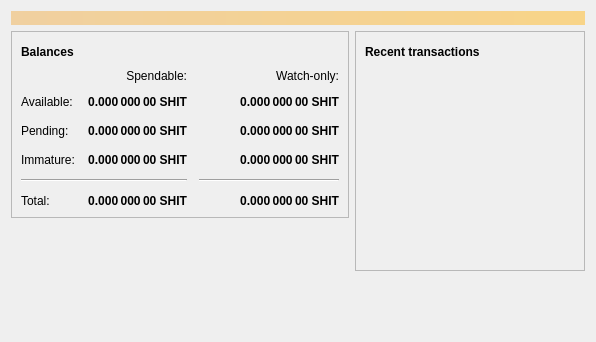
<?xml version="1.0" encoding="UTF-8"?>
<ui version="4.0">
 <class>OverviewPage</class>
 <widget class="QWidget" name="OverviewPage">
  <property name="geometry">
   <rect>
    <x>0</x>
    <y>0</y>
    <width>596</width>
    <height>342</height>
   </rect>
  </property>
  <property name="windowTitle">
   <string>Form</string>
  </property>
  <layout class="QVBoxLayout" name="topLayout">
   <item>
    <widget class="QLabel" name="labelAlerts">
     <property name="visible">
      <bool>false</bool>
     </property>
     <property name="styleSheet">
      <string notr="true">QLabel { background-color: qlineargradient(x1: 0, y1: 0, x2: 1, y2: 0, stop:0 #F0D0A0, stop:1 #F8D488); color:#000000; }</string>
     </property>
     <property name="wordWrap">
      <bool>true</bool>
     </property>
     <property name="margin">
      <number>3</number>
     </property>
     <property name="textInteractionFlags">
      <set>Qt::TextSelectableByMouse</set>
     </property>
    </widget>
   </item>
   <item>
    <layout class="QHBoxLayout" name="horizontalLayout" stretch="1,1">
     <item>
      <layout class="QVBoxLayout" name="verticalLayout_2">
       <item>
        <widget class="QFrame" name="frame">
         <property name="frameShape">
          <enum>QFrame::StyledPanel</enum>
         </property>
         <property name="frameShadow">
          <enum>QFrame::Raised</enum>
         </property>
         <layout class="QVBoxLayout" name="verticalLayout_4">
          <item>
           <layout class="QHBoxLayout" name="horizontalLayout_4">
            <item>
             <widget class="QLabel" name="label_5">
              <property name="font">
               <font>
                <weight>75</weight>
                <bold>true</bold>
               </font>
              </property>
              <property name="text">
               <string>Balances</string>
              </property>
             </widget>
            </item>
            <item>
             <widget class="QPushButton" name="labelWalletStatus">
              <property name="enabled">
               <bool>true</bool>
              </property>
              <property name="maximumSize">
               <size>
                <width>30</width>
                <height>16777215</height>
               </size>
              </property>
              <property name="toolTip">
               <string>The displayed information may be out of date. Your wallet automatically synchronizes with the Shitcoin network after a connection is established, but this process has not completed yet.</string>
              </property>
              <property name="text">
               <string/>
              </property>
              <property name="icon">
               <iconset resource="../shitcoin.qrc">
                <normaloff>:/icons/warning</normaloff>
                <disabledoff>:/icons/warning</disabledoff>:/icons/warning</iconset>
              </property>
              <property name="iconSize">
               <size>
                <width>24</width>
                <height>24</height>
               </size>
              </property>
              <property name="flat">
               <bool>true</bool>
              </property>
             </widget>
            </item>
            <item>
             <spacer name="horizontalSpacer_3">
              <property name="orientation">
               <enum>Qt::Horizontal</enum>
              </property>
              <property name="sizeHint" stdset="0">
               <size>
                <width>40</width>
                <height>20</height>
               </size>
              </property>
             </spacer>
            </item>
           </layout>
          </item>
          <item>
           <layout class="QGridLayout" name="gridLayout">
            <property name="spacing">
             <number>12</number>
            </property>
            <item row="2" column="2">
             <widget class="QLabel" name="labelWatchPending">
              <property name="font">
               <font>
                <weight>75</weight>
                <bold>true</bold>
               </font>
              </property>
              <property name="cursor">
               <cursorShape>IBeamCursor</cursorShape>
              </property>
              <property name="toolTip">
               <string>Unconfirmed transactions to watch-only addresses</string>
              </property>
              <property name="text">
               <string notr="true">0.000 000 00 SHIT</string>
              </property>
              <property name="alignment">
               <set>Qt::AlignRight|Qt::AlignTrailing|Qt::AlignVCenter</set>
              </property>
              <property name="textInteractionFlags">
               <set>Qt::LinksAccessibleByMouse|Qt::TextSelectableByKeyboard|Qt::TextSelectableByMouse</set>
              </property>
             </widget>
            </item>
            <item row="2" column="1">
             <widget class="QLabel" name="labelUnconfirmed">
              <property name="font">
               <font>
                <weight>75</weight>
                <bold>true</bold>
               </font>
              </property>
              <property name="cursor">
               <cursorShape>IBeamCursor</cursorShape>
              </property>
              <property name="toolTip">
               <string>Total of transactions that have yet to be confirmed, and do not yet count toward the spendable balance</string>
              </property>
              <property name="text">
               <string notr="true">0.000 000 00 SHIT</string>
              </property>
              <property name="alignment">
               <set>Qt::AlignRight|Qt::AlignTrailing|Qt::AlignVCenter</set>
              </property>
              <property name="textInteractionFlags">
               <set>Qt::LinksAccessibleByMouse|Qt::TextSelectableByKeyboard|Qt::TextSelectableByMouse</set>
              </property>
             </widget>
            </item>
            <item row="3" column="2">
             <widget class="QLabel" name="labelWatchImmature">
              <property name="font">
               <font>
                <weight>75</weight>
                <bold>true</bold>
               </font>
              </property>
              <property name="cursor">
               <cursorShape>IBeamCursor</cursorShape>
              </property>
              <property name="toolTip">
               <string>Mined balance in watch-only addresses that has not yet matured</string>
              </property>
              <property name="text">
               <string notr="true">0.000 000 00 SHIT</string>
              </property>
              <property name="alignment">
               <set>Qt::AlignRight|Qt::AlignTrailing|Qt::AlignVCenter</set>
              </property>
              <property name="textInteractionFlags">
               <set>Qt::LinksAccessibleByMouse|Qt::TextSelectableByKeyboard|Qt::TextSelectableByMouse</set>
              </property>
             </widget>
            </item>
            <item row="4" column="0" colspan="2">
             <widget class="Line" name="line">
              <property name="orientation">
               <enum>Qt::Horizontal</enum>
              </property>
             </widget>
            </item>
            <item row="4" column="2">
             <widget class="Line" name="lineWatchBalance">
              <property name="sizePolicy">
               <sizepolicy hsizetype="Preferred" vsizetype="Fixed">
                <horstretch>0</horstretch>
                <verstretch>0</verstretch>
               </sizepolicy>
              </property>
              <property name="minimumSize">
               <size>
                <width>140</width>
                <height>0</height>
               </size>
              </property>
              <property name="orientation">
               <enum>Qt::Horizontal</enum>
              </property>
             </widget>
            </item>
            <item row="5" column="0">
             <widget class="QLabel" name="labelTotalText">
              <property name="text">
               <string>Total:</string>
              </property>
             </widget>
            </item>
            <item row="3" column="1">
             <widget class="QLabel" name="labelImmature">
              <property name="font">
               <font>
                <weight>75</weight>
                <bold>true</bold>
               </font>
              </property>
              <property name="cursor">
               <cursorShape>IBeamCursor</cursorShape>
              </property>
              <property name="toolTip">
               <string>Mined balance that has not yet matured</string>
              </property>
              <property name="text">
               <string notr="true">0.000 000 00 SHIT</string>
              </property>
              <property name="alignment">
               <set>Qt::AlignRight|Qt::AlignTrailing|Qt::AlignVCenter</set>
              </property>
              <property name="textInteractionFlags">
               <set>Qt::LinksAccessibleByMouse|Qt::TextSelectableByKeyboard|Qt::TextSelectableByMouse</set>
              </property>
             </widget>
            </item>
            <item row="2" column="3">
             <spacer name="horizontalSpacer_2">
              <property name="orientation">
               <enum>Qt::Horizontal</enum>
              </property>
              <property name="sizeHint" stdset="0">
               <size>
                <width>40</width>
                <height>20</height>
               </size>
              </property>
             </spacer>
            </item>
            <item row="3" column="0">
             <widget class="QLabel" name="labelImmatureText">
              <property name="text">
               <string>Immature:</string>
              </property>
             </widget>
            </item>
            <item row="5" column="1">
             <widget class="QLabel" name="labelTotal">
              <property name="font">
               <font>
                <weight>75</weight>
                <bold>true</bold>
               </font>
              </property>
              <property name="cursor">
               <cursorShape>IBeamCursor</cursorShape>
              </property>
              <property name="toolTip">
               <string>Your current total balance</string>
              </property>
              <property name="text">
               <string notr="true">0.000 000 00 SHIT</string>
              </property>
              <property name="alignment">
               <set>Qt::AlignRight|Qt::AlignTrailing|Qt::AlignVCenter</set>
              </property>
              <property name="textInteractionFlags">
               <set>Qt::LinksAccessibleByMouse|Qt::TextSelectableByKeyboard|Qt::TextSelectableByMouse</set>
              </property>
             </widget>
            </item>
            <item row="5" column="2">
             <widget class="QLabel" name="labelWatchTotal">
              <property name="font">
               <font>
                <weight>75</weight>
                <bold>true</bold>
               </font>
              </property>
              <property name="cursor">
               <cursorShape>IBeamCursor</cursorShape>
              </property>
              <property name="toolTip">
               <string>Current total balance in watch-only addresses</string>
              </property>
              <property name="text">
               <string notr="true">0.000 000 00 SHIT</string>
              </property>
              <property name="alignment">
               <set>Qt::AlignRight|Qt::AlignTrailing|Qt::AlignVCenter</set>
              </property>
              <property name="textInteractionFlags">
               <set>Qt::LinksAccessibleByMouse|Qt::TextSelectableByKeyboard|Qt::TextSelectableByMouse</set>
              </property>
             </widget>
            </item>
            <item row="0" column="2">
             <widget class="QLabel" name="labelWatchonly">
              <property name="text">
               <string>Watch-only:</string>
              </property>
              <property name="alignment">
               <set>Qt::AlignRight|Qt::AlignTrailing|Qt::AlignVCenter</set>
              </property>
             </widget>
            </item>
            <item row="1" column="0">
             <widget class="QLabel" name="labelBalanceText">
              <property name="text">
               <string>Available:</string>
              </property>
             </widget>
            </item>
            <item row="1" column="1">
             <widget class="QLabel" name="labelBalance">
              <property name="font">
               <font>
                <weight>75</weight>
                <bold>true</bold>
               </font>
              </property>
              <property name="cursor">
               <cursorShape>IBeamCursor</cursorShape>
              </property>
              <property name="toolTip">
               <string>Your current spendable balance</string>
              </property>
              <property name="text">
               <string notr="true">0.000 000 00 SHIT</string>
              </property>
              <property name="alignment">
               <set>Qt::AlignRight|Qt::AlignTrailing|Qt::AlignVCenter</set>
              </property>
              <property name="textInteractionFlags">
               <set>Qt::LinksAccessibleByMouse|Qt::TextSelectableByKeyboard|Qt::TextSelectableByMouse</set>
              </property>
             </widget>
            </item>
            <item row="1" column="2">
             <widget class="QLabel" name="labelWatchAvailable">
              <property name="font">
               <font>
                <weight>75</weight>
                <bold>true</bold>
               </font>
              </property>
              <property name="cursor">
               <cursorShape>IBeamCursor</cursorShape>
              </property>
              <property name="toolTip">
               <string>Your current balance in watch-only addresses</string>
              </property>
              <property name="text">
               <string notr="true">0.000 000 00 SHIT</string>
              </property>
              <property name="alignment">
               <set>Qt::AlignRight|Qt::AlignTrailing|Qt::AlignVCenter</set>
              </property>
              <property name="textInteractionFlags">
               <set>Qt::LinksAccessibleByMouse|Qt::TextSelectableByKeyboard|Qt::TextSelectableByMouse</set>
              </property>
             </widget>
            </item>
            <item row="2" column="0">
             <widget class="QLabel" name="labelPendingText">
              <property name="text">
               <string>Pending:</string>
              </property>
             </widget>
            </item>
            <item row="0" column="1">
             <widget class="QLabel" name="labelSpendable">
              <property name="text">
               <string>Spendable:</string>
              </property>
              <property name="alignment">
               <set>Qt::AlignRight|Qt::AlignTrailing|Qt::AlignVCenter</set>
              </property>
             </widget>
            </item>
           </layout>
          </item>
         </layout>
        </widget>
       </item>
       <item>
        <spacer name="verticalSpacer">
         <property name="orientation">
          <enum>Qt::Vertical</enum>
         </property>
         <property name="sizeHint" stdset="0">
          <size>
           <width>20</width>
           <height>40</height>
          </size>
         </property>
        </spacer>
       </item>
      </layout>
     </item>
     <item>
      <layout class="QVBoxLayout" name="verticalLayout_3">
       <item>
        <widget class="QFrame" name="frame_2">
         <property name="frameShape">
          <enum>QFrame::StyledPanel</enum>
         </property>
         <property name="frameShadow">
          <enum>QFrame::Raised</enum>
         </property>
         <layout class="QVBoxLayout" name="verticalLayout">
          <item>
           <layout class="QHBoxLayout" name="horizontalLayout_2">
            <item>
             <widget class="QLabel" name="label_4">
              <property name="font">
               <font>
                <weight>75</weight>
                <bold>true</bold>
               </font>
              </property>
              <property name="text">
               <string>Recent transactions</string>
              </property>
             </widget>
            </item>
            <item>
             <widget class="QPushButton" name="labelTransactionsStatus">
              <property name="enabled">
               <bool>true</bool>
              </property>
              <property name="maximumSize">
               <size>
                <width>30</width>
                <height>16777215</height>
               </size>
              </property>
              <property name="toolTip">
               <string>The displayed information may be out of date. Your wallet automatically synchronizes with the Shitcoin network after a connection is established, but this process has not completed yet.</string>
              </property>
              <property name="text">
               <string/>
              </property>
              <property name="icon">
               <iconset resource="../shitcoin.qrc">
                <normaloff>:/icons/warning</normaloff>
                <disabledoff>:/icons/warning</disabledoff>:/icons/warning</iconset>
              </property>
              <property name="iconSize">
               <size>
                <width>24</width>
                <height>24</height>
               </size>
              </property>
              <property name="flat">
               <bool>true</bool>
              </property>
             </widget>
            </item>
            <item>
             <spacer name="horizontalSpacer">
              <property name="orientation">
               <enum>Qt::Horizontal</enum>
              </property>
              <property name="sizeHint" stdset="0">
               <size>
                <width>40</width>
                <height>20</height>
               </size>
              </property>
             </spacer>
            </item>
           </layout>
          </item>
          <item>
           <widget class="QListView" name="listTransactions">
            <property name="styleSheet">
             <string notr="true">QListView { background: transparent; }</string>
            </property>
            <property name="frameShape">
             <enum>QFrame::NoFrame</enum>
            </property>
            <property name="verticalScrollBarPolicy">
             <enum>Qt::ScrollBarAlwaysOff</enum>
            </property>
            <property name="horizontalScrollBarPolicy">
             <enum>Qt::ScrollBarAlwaysOff</enum>
            </property>
            <property name="selectionMode">
             <enum>QAbstractItemView::NoSelection</enum>
            </property>
           </widget>
          </item>
         </layout>
        </widget>
       </item>
       <item>
        <spacer name="verticalSpacer_2">
         <property name="orientation">
          <enum>Qt::Vertical</enum>
         </property>
         <property name="sizeHint" stdset="0">
          <size>
           <width>20</width>
           <height>40</height>
          </size>
         </property>
        </spacer>
       </item>
      </layout>
     </item>
    </layout>
   </item>
  </layout>
 </widget>
 <resources/>
 <connections/>
</ui>
